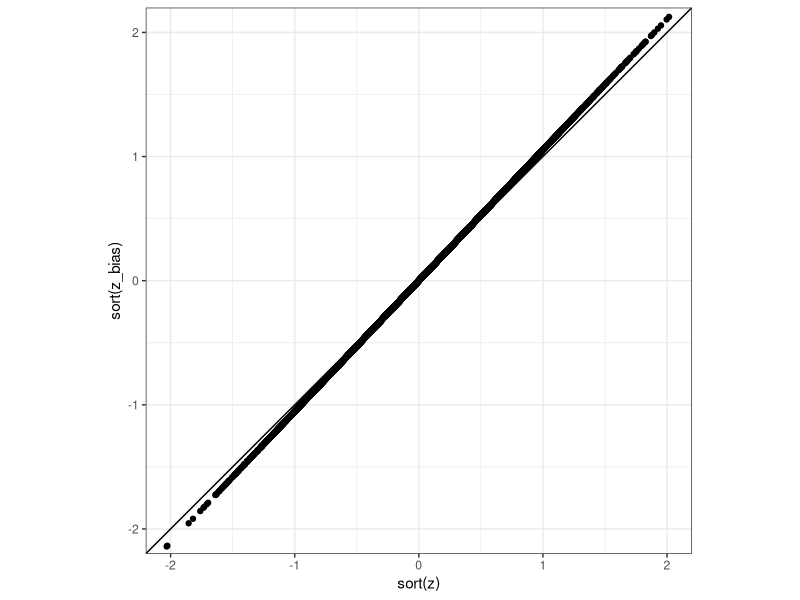

The R source for this figure:
## ---- chunk 1
set.seed(30127)
knitr::opts_chunk$set(echo = FALSE)
## ---- chunk 2
library(tidyverse)
n_sim <- 100000
n <- 10
experiments <- tibble(exp = rep(1:n_sim, each = n),
                      sample = rnorm(n * n_sim))

compare <- experiments %>%
  group_by(exp) %>%
  summarise(m = mean(sample),
            var_bias = mean((sample - m)^2),
            z_bias = m / sqrt(mean(var_bias)),
            z = m / sd(sample))

compare %>% 
  ggplot(aes(sort(z), sort(z_bias))) +
  geom_point() +
  geom_abline(slope = 1, intercept = 0) +
  theme_bw() + 
  coord_fixed(xlim = c(-2,2), y = c(-2,2))
